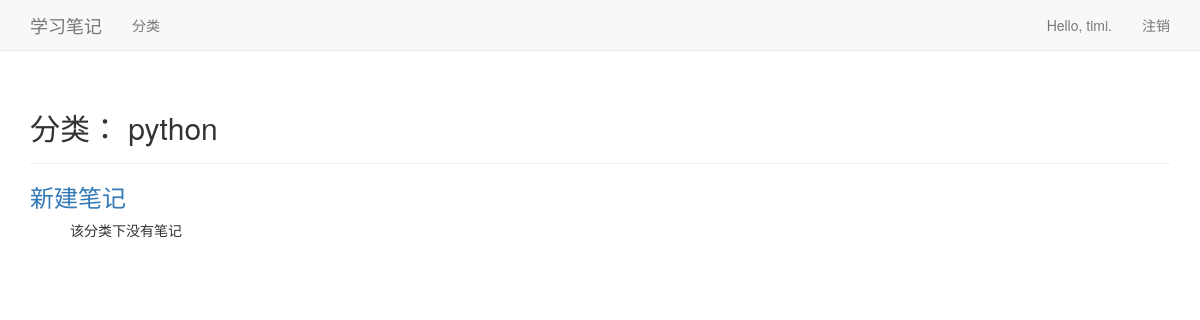
Before: /topics/3/ (signed in) with the older database file.
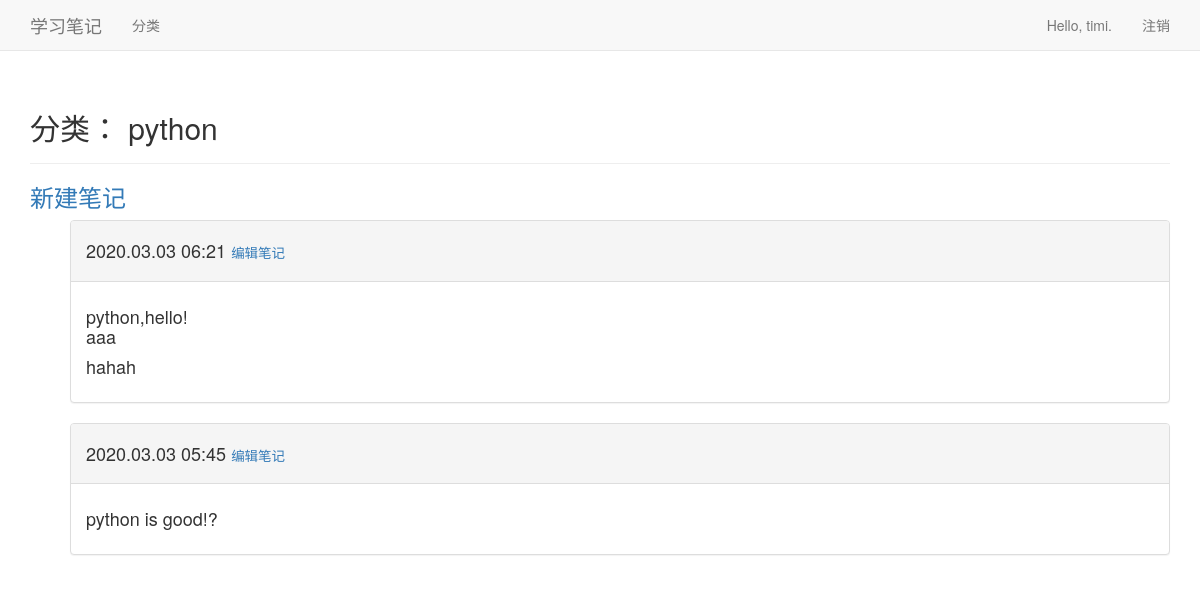
After: the same page with the newer database file.
### learning_logs/models.py (models this page shows, shortened)
class Topic(models.Model):
    text = models.CharField(max_length=200)
    date_added = models.DateTimeField(auto_now_add=True)
    owner=models.ForeignKey(User,on_delete=models.CASCADE)
    def __str__(self):
        return self.text

class Entry(models.Model):
    topic = models.ForeignKey(Topic, on_delete=models.CASCADE)
    text = models.TextField()
    date_added = models.DateTimeField(auto_now_add=True)
    class Meta:
        verbose_name_plural = 'entries'

### learning_logs/views.py (the view)
# urls.py: url(r'^topics/(?P<topic_id>\d+)/$',views.topic,name='topic'),
@login_required
def topic(request, topic_id):
    topic = Topic.objects.get(id=topic_id)
    if topic.owner!=request.user:
        raise Http404
    entries = topic.entry_set.order_by('-date_added')  # 倒序
    context = {'topic': topic, 'entries': entries}
    return render(request, 'learning_logs/topic.html', context)

### learning_logs/templates/learning_logs/topic.html
{% extends 'learning_logs/base.html' %}
{% block header %}
    <h2>分类： {{ topic }}</h2>
{% endblock header %}
{% block content %}
  <p>
    <h3>
      <a href="{% url 'learning_logs:new_entry' topic.id %}">
        新建笔记
      </a>
    </h3>
  </p>
  <ul>
    {% for entry in entries %}
    <div class="panel panel-default">
      <div class="panel-heading">
        <h4>
          {{ entry.date_added|date:'Y.m.d H:i' }}
          <small>
           <a href="{% url 'learning_logs:edit_entry' entry.id%}">
               编辑笔记
           </a>
          </small>
        </h4>
      </div>
      <div class="panel-body">
        <h4>
          {{ entry.text|linebreaks }}
        </h4>
      </div>
    </div>
    {% empty %}
      该分类下没有笔记
    {% endfor %}
  </ul>
{% endblock content %}

### learning_logs/templates/learning_logs/base.html (shortened to what this page needs)
<!DOCTYPE html>
{% load bootstrap3 %}
<html lang="en">
  <head>
    {% bootstrap_css %}
  </head>
  <body>
    <nav class="navbar navbar-default navbar-static-top">
      <div class="container">
        <div class="navbar-header">
          <a class="navbar-brand" href="{% url 'learning_logs:index' %}">
              学习笔记</a>
        </div>
        <div id="navbar" class="navbar-collapse collapse">
          <ul class="nav navbar-nav">
            <li><a href="{% url 'learning_logs:topics' %}">分类</a></li>
          </ul>
          <ul class="nav navbar-nav navbar-right">
            {% if user.is_authenticated %}
              <li><a>Hello, {{ user.username }}.</a></li>
              <li><a href="{% url 'users:logout' %}">注销</a></li>
            {% else %}
              <li><a href="{% url 'users:register' %}">注册</a></li>
              <li><a href="{% url 'users:login' %}">登录</a></li>
            {% endif %}
          </ul>
        </div>
      </div>
    </nav>
    <div class="container">
      <div class="page-header">
        {% block header %}{% endblock %}
      </div>
      <div>
        {% block content %}{% endblock %}
      </div>
    </div>
  </body>
</html>

Changed rows visible on the page:
added Entry: date_added "2020.03.03 06:21", text "python,hello! aaa hahah"
added Entry: date_added "2020.03.03 05:45", text "python is good!?"
Other visible differences:
text no longer shown: "该分类下没有笔记"
